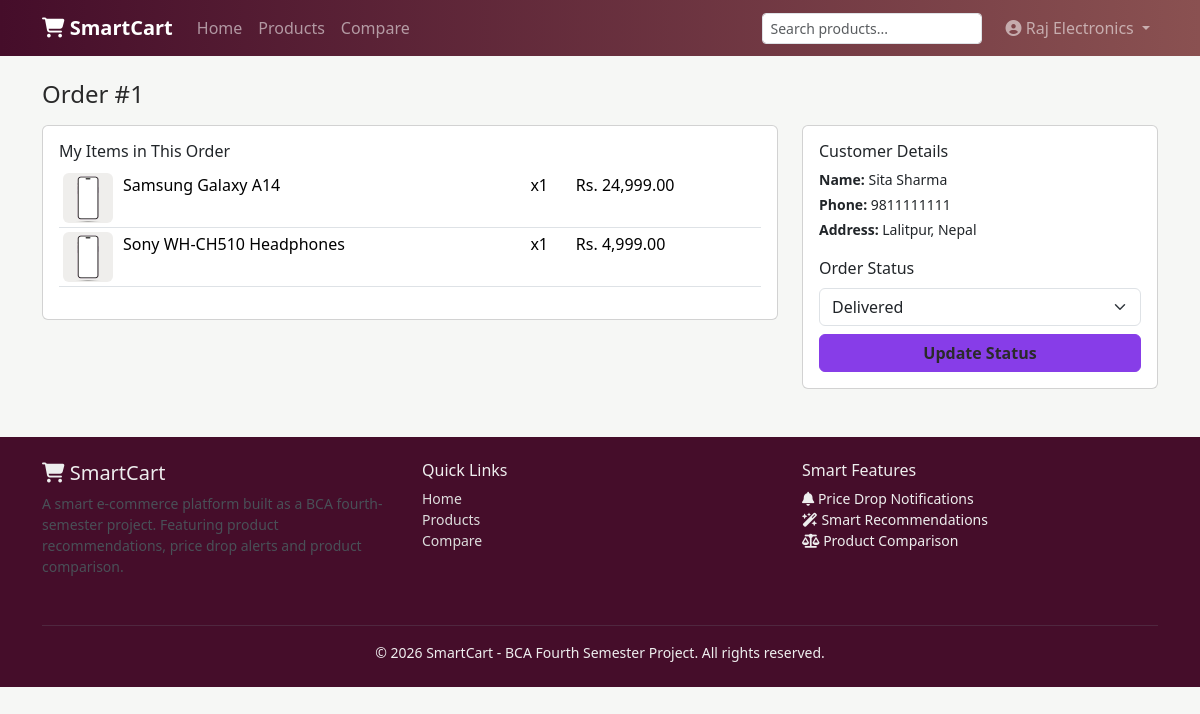
Screenshot of /seller/order_details.php?id=1 (signed in) with the database file from the repository.
### tables this page shows
CREATE TABLE order_items (
    order_item_id INT AUTO_INCREMENT PRIMARY KEY,
    order_id INT NOT NULL,
    product_id INT NOT NULL,
    seller_id INT NOT NULL,
    quantity INT NOT NULL,
    price DECIMAL(10,2) NOT NULL,
    FOREIGN KEY (order_id) REFERENCES orders(order_id) ON DELETE CASCADE,
    FOREIGN KEY (product_id) REFERENCES products(product_id) ON DELETE CASCADE,
    FOREIGN KEY (seller_id) REFERENCES users(user_id) ON DELETE CASCADE
);

CREATE TABLE products (
    product_id INT AUTO_INCREMENT PRIMARY KEY,
    seller_id INT NOT NULL,
    category_id INT NOT NULL,
    product_name VARCHAR(150) NOT NULL,
    description TEXT,
    price DECIMAL(10,2) NOT NULL,
    stock INT NOT NULL DEFAULT 0,
    image VARCHAR(255) DEFAULT NULL,
    status ENUM('active','inactive') NOT NULL DEFAULT 'active',
    created_at DATETIME DEFAULT CURRENT_TIMESTAMP,
    updated_at DATETIME DEFAULT CURRENT_TIMESTAMP ON UPDATE CURRENT_TIMESTAMP,
    FOREIGN KEY (seller_id) REFERENCES users(user_id) ON DELETE CASCADE,
    FOREIGN KEY (category_id) REFERENCES categories(category_id) ON DELETE CASCADE,
    INDEX idx_category (category_id),
    INDEX idx_seller (seller_id)
);

CREATE TABLE orders (
    order_id INT AUTO_INCREMENT PRIMARY KEY,
    user_id INT NOT NULL,
    customer_name VARCHAR(150) NOT NULL,
    phone VARCHAR(20) NOT NULL,
    delivery_address VARCHAR(255) NOT NULL,
    total_amount DECIMAL(10,2) NOT NULL,
    payment_method ENUM('COD','Manual Payment') NOT NULL DEFAULT 'COD',
    order_status ENUM('Pending','Processing','Shipped','Delivered','Cancelled') NOT NULL DEFAULT 'Pending',
    created_at DATETIME DEFAULT CURRENT_TIMESTAMP,
    FOREIGN KEY (user_id) REFERENCES users(user_id) ON DELETE CASCADE
);

### includes/functions.php (called while the page is built, shortened)
<?php
function e($string) {
    return htmlspecialchars($string ?? '', ENT_QUOTES, 'UTF-8');
}
function formatPrice($price) {
    return 'Rs. ' . number_format((float)$price, 2);
}
function getProductImageUrl($image) {
    return BASE_URL . 'assets/images/placeholder.jpg';
}

### seller/order_details.php (the view, shortened to what this page needs)
<?php
require_once __DIR__ . '/../config/database.php';
require_once __DIR__ . '/../includes/functions.php';
$sellerId = currentUserId();
$orderId = (int)($_GET['id'] ?? 0);
$orderStmt = $pdo->prepare("SELECT * FROM orders WHERE order_id = ?");
$orderStmt->execute([$orderId]);
$order = $orderStmt->fetch();
$itemsStmt = $pdo->prepare("SELECT oi.*, p.product_name, p.image FROM order_items oi JOIN products p ON oi.product_id = p.product_id
                             WHERE oi.order_id = ? AND oi.seller_id = ?");
$itemsStmt->execute([$orderId, $sellerId]);
$items = $itemsStmt->fetchAll();
include __DIR__ . '/../includes/header.php';
?>
<div class="container my-4">
  <h4 class="mb-3">Order #<?php echo $orderId; ?></h4>
  <div class="row g-4">
    <div class="col-md-8">
      <div class="card p-3">
        <h6>My Items in This Order</h6>
        <table class="table table-sm">
          <?php foreach ($items as $item): ?>
            <tr>
              <td width="60"><img src="<?php echo getProductImageUrl($item['image']); ?>" width="50" class="rounded"></td>
              <td><?php echo e($item['product_name']); ?></td>
              <td>x<?php echo $item['quantity']; ?></td>
              <td><?php echo formatPrice($item['price'] * $item['quantity']); ?></td>
            </tr>
          <?php endforeach; ?>
        </table>
      </div>
    </div>
    <div class="col-md-4">
      <div class="card p-3">
        <h6>Customer Details</h6>
        <p class="small mb-1"><strong>Name:</strong> <?php echo e($order['customer_name']); ?></p>
        <p class="small mb-1"><strong>Phone:</strong> <?php echo e($order['phone']); ?></p>
        <p class="small mb-3"><strong>Address:</strong> <?php echo e($order['delivery_address']); ?></p>
        <form method="post">
          <label class="form-label">Order Status</label>
          <select name="order_status" class="form-select mb-2">
            <?php foreach (['Pending','Processing','Shipped','Delivered','Cancelled'] as $status): ?>
              <option value="<?php echo $status; ?>" <?php echo $order['order_status'] === $status ? 'selected' : ''; ?>><?php echo $status; ?></option>
            <?php endforeach; ?>
          </select>
          <button type="submit" class="btn btn-brand w-100">Update Status</button>
        </form>
      </div>
    </div>
  </div>
</div>
<?php include __DIR__ . '/../includes/footer.php'; ?>

### assets/css/style.css (style rules this page uses)
:root { --sc-primary: #8a5151; --sc-primary-dark: #450d2a; --sc-accent: #873de8; --sc-bg: #f6f7f5; }
body { background-color: var(--sc-bg); font-family: 'Segoe UI', Roboto, Arial, sans-serif; color: #2a2a2a; }
.btn-brand { background-color: var(--sc-accent); border-color: var(--sc-accent); color: #2a2a2a; font-weight: 600; }

### rows the page displays
order_items: product.image (placeholder picture), product.product_name "Samsung Galaxy A14", quantity "1", formatPrice($item['price'] * $item['quantity']) "Rs. 24,999.00"
order_items: product.image (placeholder picture), product.product_name "Sony WH-CH510 Headphones", quantity "1", formatPrice($item['price'] * $item['quantity']) "Rs. 4,999.00"
orders: customer_name "Sita Sharma", phone "9811111111", delivery_address "Lalitpur, Nepal", order_status "Delivered"

### other values shown
currentUserName() "Raj Electronics"
$orderId "1"
